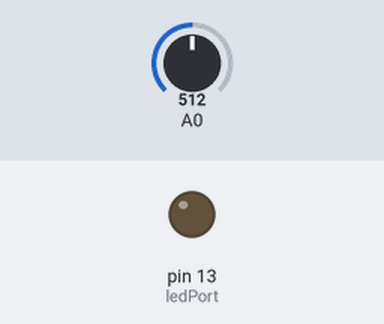
This sketch was run on a simulated Arduino Uno, built with avr-gcc and run on an emulated ATmega328P. Shown: output pins drawn as LEDs (lit = HIGH). The test bench sets the inputs (shaded band); at power-on: A0 = 512. What the sketch prints to the serial monitor is not drawn.

Above: at 0.1 s.
At 0.6 s:
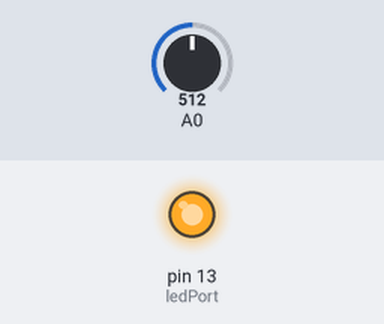
Timing chart, 0 to 2.1 s (numbered marks = the images above):
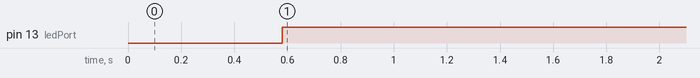

The sketch:

potetntio_pwd.ino
```cpp
#include <Filters.h>

int ledPort = 13;
// filters out changes faster that 5 Hz.
float filterFrequency = 5.0;
// create a one pole (RC) lowpass filter
FilterOnePole lowpassFilter( LOWPASS, filterFrequency );

void setup() {
  // initialize serial communication at 9600 bits per second:
  Serial.begin(9600);
}

// the loop routine runs over and over again forever:
void loop() {
  // read the input on analog pin 0:
  int sensorValue = lowpassFilter.input( analogRead(A0));
  int divSensorValue = sensorValue / 4;
  // print out the value you read:
  Serial.println(divSensorValue);
  analogWrite(ledPort, divSensorValue);
  // wait for 30 milliseconds to see the dimming effect
  delay(30);
}
```

Measured:
- by itself, pin 13 (ledPort): LOW → HIGH at 0.58 s
